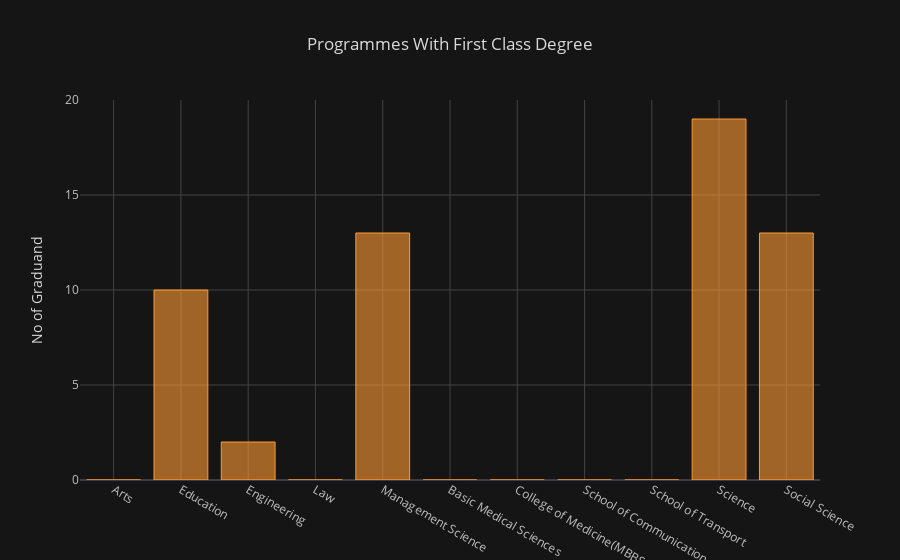

Notebook code cell kept with this figure:
### Code cell
Table_2.iplot(kind='bar',x="Programme",y="1st Class Honours",title="Programmes With First Class Degree",yTitle="No of Graduand",theme="solar")

### Figure 1 — Plotly figure (JSON) as saved in the notebook; plotly's stock layout.template omitted (floating-point values rounded to 4 significant figures)
{"data": [{"marker": {"color": "rgba(255, 153, 51, 0.6)", "line": {"color": "rgba(255, 153, 51, 1.0)", "width": 1}}, "name": "1st Class Honours", "orientation": "v", "text": "", "type": "bar", "uid": "9b1f26de-7341-4167-99ed-8aafa68e5e8a", "x": ["Arts", "Education", "Engineering", "Law", "Management Science", "Basic Medical Sciences", "College of Medicine(MBBS & BDS)", "School of Communication", "School of Transport", "Science", "Social Science"], "y": [0, 10, 2, 0, 13, 0, 0, 0, 0, 19, 13]}], "layout": {"legend": {"bgcolor": "#151516", "font": {"color": "#D9D9D9"}}, "paper_bgcolor": "#151516", "plot_bgcolor": "#151516", "title": {"font": {"color": "#D9D9D9"}, "text": "Programmes With First Class Degree"}, "xaxis": {"gridcolor": "#434343", "showgrid": true, "tickfont": {"color": "#C2C2C2"}, "title": {"font": {"color": "#D9D9D9"}, "text": ""}, "zerolinecolor": "#666570"}, "yaxis": {"gridcolor": "#434343", "showgrid": true, "tickfont": {"color": "#C2C2C2"}, "title": {"font": {"color": "#D9D9D9"}, "text": "No of Graduand"}, "zerolinecolor": "#666570"}}}
